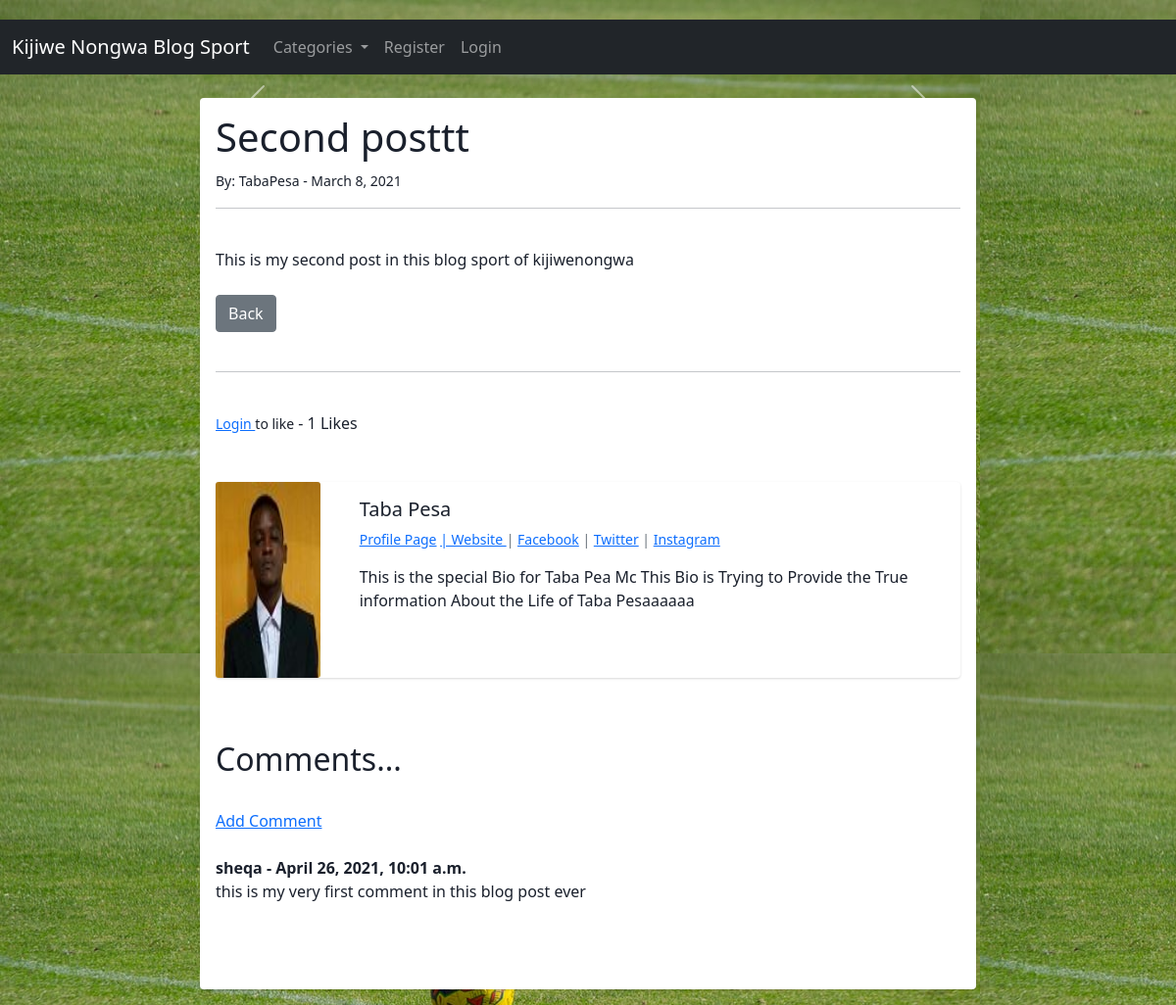
/Article/2, run on the app's committed database.
### kijiwenongwa_app/models.py (models this page shows, shortened)
class Post(models.Model):
    tittle = models.CharField(max_length=255)
    header_image = models.ImageField(null=True, blank=True, upload_to="images/")
    tittle_tag = models.CharField(max_length=50, default='kijiwenongwa')
    author = models.ForeignKey(User, on_delete=models.CASCADE)
    body = RichTextField(blank=True, null=True)
    post_date = models.DateField(auto_now_add=True)
    Category = models.CharField(max_length=255, default='coding')
    snippet = models.CharField(max_length=255)
    likes = models.ManyToManyField(User, related_name='blog_posts')
    def total_likes(self):
        return self.likes.count()

class profile(models.Model):
    user = models.OneToOneField(User, null=True, on_delete=models.CASCADE)
    bio = models.TextField()
    profile_pic = models.ImageField(null=True, blank=True, upload_to="images/profile/")
    website_url = models.CharField(max_length=255,null= True,blank=True)
    facebook_url = models.CharField(max_length=255,null= True,blank=True)
    instagram_url = models.CharField(max_length=255,null= True,blank=True)
    twitter_url = models.CharField(max_length=255,null= True,blank=True)
    pinterest_url = models.CharField(max_length=255,null= True,blank=True)
    Email = models.EmailField(max_length=255,null= True,blank=True)
    Phone_number = models.CharField(max_length=13,null=True,blank=True)

class Comment(models.Model):
    post = models.ForeignKey(Post,related_name='comments', on_delete=models.CASCADE)
    name = models.CharField(max_length=255)
    body = models.TextField()
    date_added = models.DateTimeField(auto_now_add=True)

### kijiwenongwa_app/views.py (the view)
# urls.py: path('Article/<int:pk>', ArticleDetailView.as_view(), name='detail'),
class ArticleDetailView(DetailView):
    model = Post
    template_name = 'detail.html'
    def get_context_data(self, *args, **kwargs):
        cat_menu = Category.objects.all()
        context = super(ArticleDetailView, self).get_context_data(*args, **kwargs)
        context["cat_menu"] = cat_menu
        stuff = get_object_or_404(Post, id=self.kwargs['pk'])
        total_likes = stuff.total_likes()
        liked = False
        if stuff.likes.filter(id=self.request.user.id).exists():
            liked = True
        context["cat_menu"] = cat_menu
        context["total_likes"] = total_likes
        context["liked"] = liked
        return context

### kijiwenongwa_app/models.py (called while the page is built)
    def __str__(self):
        return self.name

### template/detail.html (shortened to what this page needs)
{% extends 'base.html' %}
{% load static  %}
{% block content %}
<div class="card mb-3">
    <div class="card-body">
        <h1>{{post.tittle}}</h1>
        <small>By: {{post.author.first_name}}{{post.author.last_name}} - {{post.post_date}}
        </small><br>
        <hr>
        <br>
        {{post.body|safe}}
        <br><br>
        <a href="{% url 'home' %}" class="btn btn-secondary">Back</a>
        <br><br>
        <hr>
        <br>
        <form action="{% url 'like_post' post.pk %}" method="POST">
            {% if user.is_authenticated %}
            {% if liked %}
            <button type="submit", name="post_id", value="{{post.id}}", class="btn btn-danger btn-sm"><i class="fa fa-thumbs-o-down fa-3x" aria-hidden="true"></i></button>
            {% else %}
            <button type="submit", name="post_id", value="{{post.id}}", class="btn btn-primary btn-sm"><i class="fa fa-thumbs-up fa-3x" aria-hidden="true"></i></button>
            {% endif %}
            {% else %}
            <small><a href="{% url 'login' %}"> Login  </a>to like</small>
            {% endif %}
            - {{ total_likes }} Likes
        </form>
        <br><br>
        <div class="card mb-3">
            <div class="row no-gutters">
                <div class="col-md-2">
                    {% if post.author.profile.profile_pic %}
                    <img src="{{ post.author.profile.profile_pic.url }}" width="200" height="200" , class="card-img" alt="...">
                    {% else %}
                    <img src="{% static 'the_blog/images/default picture.jpg' %}">
                    {% endif %}
                </div>
                <div class="col-md-10">
                    <div class="card-body">
                        <h5 class="card-tittle">
                            {{post.author.first_name}}
                            {{post.author.last_name}}
                        </h5>
                        <p class="small text-muted">
                            <a href="{% url 'show_profile_page' post.author.profile.id %}">Profile Page</a>
                            {% if post.author.profile.website_url %}
                            <a href="{{post.author.profile.website_url }}">
                                |  Website </a>
                            {% endif %}
                            {% if post.author.profile.facebook_url %}
                            | <a href="{{post.author.profile.facebook_url }}">
                            Facebook</a>
                            {% endif %}
                            {% if post.author.profile.twitter_url %}
                            |    <a href="{{post.author.profile.twitter_url }}">
                            Twitter</a>
                            {% endif %}
                            {% if post.author.profile.instagram_url %}
                            |      <a href="{{post.author.profile.instagram_url }}">
                            Instagram</a>
                            {% endif %}
                        </p>
                        <p class="card-text">
                            {{post.author.profile.bio}}
                        </p>
                    </div>
                </div>
            </div>
        </div>
        <br><br>
        <h2>Comments...</h2>
        <br>
        {% if not post.comments.all %}
        No Comments Yet...<a href="{% url 'add_comment' post.pk %}">Add One</a>
        {% else %}
        <a href="{% url 'add_comment' post.pk %}">Add Comment</a><br><br>
        {% for comment in post.comments.all %}
        <strong>{{ comment.name }} - {{ comment.date_added }}</strong><br>
        {{ comment.body }}
        <br><br>
        {% endfor %}
        {% endif %}
        <br><br>
    </div>
</div>
{% endblock %}

### static/the_blog/css/stylesheet.css (style rules this page uses)
body { background-image: url("../images/hd2.jpg"); }
body { margin-top:20px; color: #1a202c; text-align: left; background-color: #e2e8f0; }
.card { box-shadow: 0 1px 3px 0 rgba(0,0,0,.1), 0 1px 2px 0 rgba(0,0,0,.06); }
.card { position: relative; display: flex; flex-direction: column; min-width: 0; word-wrap: break-word; background-color: #fff; background-clip: border-box; border: 0 solid rgba(0,0,0,.125); border-radius: .25rem; }
.card-body { flex: 1 1 auto; min-height: 1px; padding: 1rem; }
.mb-3, .my-3 { margin-bottom: 1rem!important; }

### data on the page
Post: tittle "Second posttt", author.first_name "Taba", author.last_name "Pesa", post_date "March 8, 2021", body "This is my second post in this blog sport of kijiwenongwa", author.profile.profile_pic (picture), author.profile.bio "This is the special Bio for Taba Pea Mc This Bio is Trying to Provide the True information About the Life of Taba Pesaaaaaa"
Comment: name "sheqa", date_added "April 26, 2021, 10:01 a.m.", body "this is my very first comment in this blog post ever"

### other printed values
{{ total_likes }} "1"
